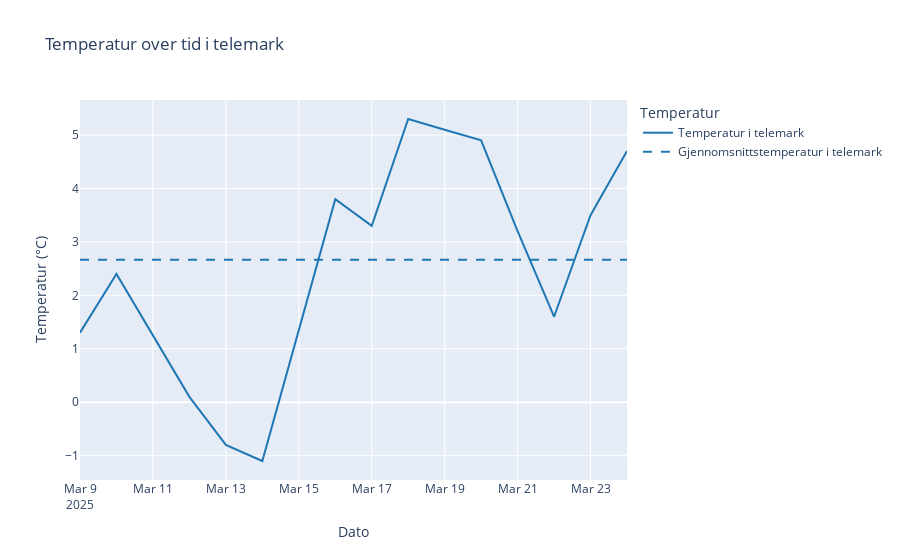
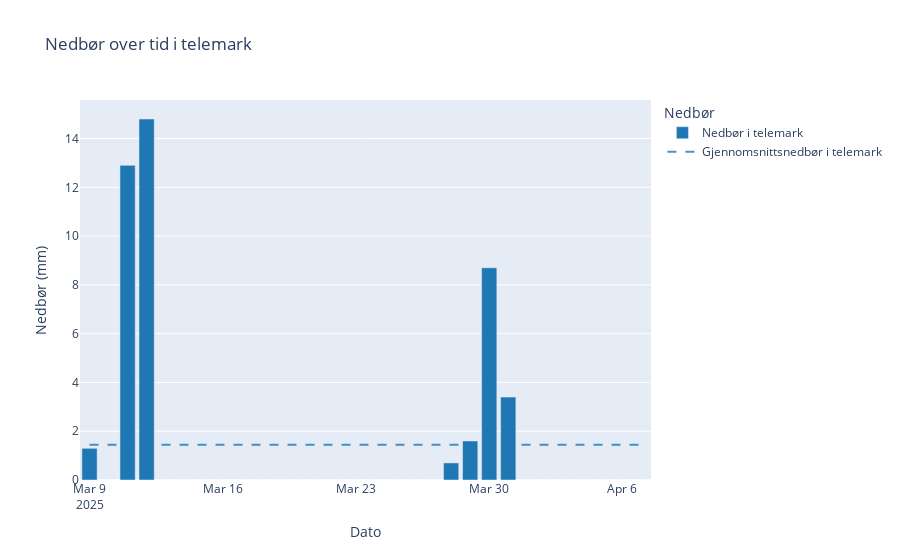
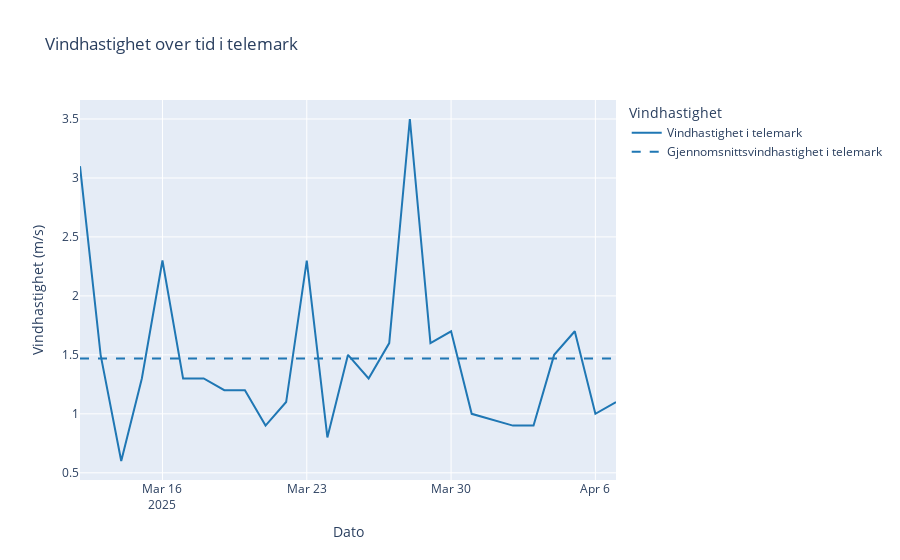
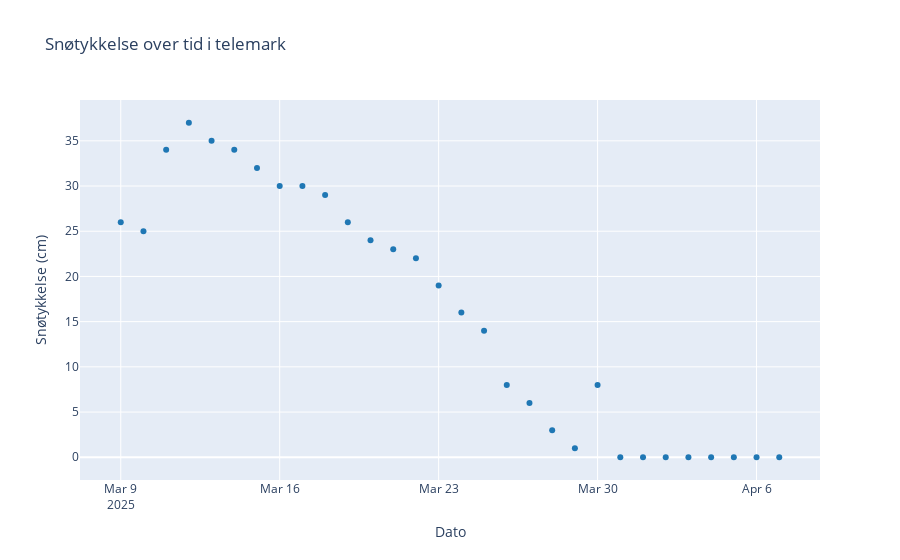

Source (notebook cell) for these figures, in order:
### Code cell
import pandas as pd
import plotly.graph_objects as go
import sqlite3

# Bruker den eksisterende variabelen location_input som bynavn
city_name = location_input

# Konverterer referansetiden til datetime
df['referenceTime'] = pd.to_datetime(df['referenceTime'])

# Oppretter en SQLite-database i minnet
conn = sqlite3.connect(":memory:")

# Leser CSV-filen og lagrer den i SQLite-databasen
csv_filename = "../src/weather_data.csv"
df_csv = pd.read_csv(csv_filename)
df_csv.to_sql("weather_data", conn, index=False, if_exists="replace")

# SQL-spørring for å hente data
query = """
SELECT * 
FROM weather_data
WHERE elementId = 'mean(air_temperature P1D)'
"""
temperature_data = pd.read_sql_query(query, conn)

# Konverterer referansetiden til datetime
temperature_data['referenceTime'] = pd.to_datetime(temperature_data['referenceTime'])

# Gjør det samme for andre elementer (nedbør og vindhastighet)
query_precip = """
SELECT * 
FROM weather_data
WHERE elementId = 'sum(precipitation_amount P1D)'
"""
precipitation_data = pd.read_sql_query(query_precip, conn)

query_wind = """
SELECT * 
FROM weather_data
WHERE elementId = 'mean(wind_speed P1D)'
"""
wind_speed_data = pd.read_sql_query(query_wind, conn)

# Lukk tilkoblingen til databasen
conn.close()

# Definerer farger for grafene
color_location = '#1f77b4'  # Blå for lokasjonen

# Leser data fra weather_data.csv
csv_filename = "../src/weather_data.csv"
df_csv = pd.read_csv(csv_filename)

# Filtrerer data for temperatur
temperature_data = df_csv[df_csv['elementId'] == 'mean(air_temperature P1D)']
temperature_data.loc[:, 'referenceTime'] = pd.to_datetime(temperature_data['referenceTime'])
# Beregninger for temperatur
median_temp = temperature_data['value'].median()
std_temp = temperature_data['value'].std()

# Filtrerer data for nedbør
precipitation_data = df_csv[df_csv['elementId'] == 'sum(precipitation_amount P1D)']
precipitation_data.loc[:, 'referenceTime'] = pd.to_datetime(precipitation_data['referenceTime'])
# Beregninger for nedbør
median_precip = precipitation_data['value'].median()
std_precip = precipitation_data['value'].std()

# Filtrerer data for vindhastighet
wind_speed_data = df_csv[df_csv['elementId'] == 'mean(wind_speed P1D)']
wind_speed_data.loc[:, 'referenceTime'] = pd.to_datetime(wind_speed_data['referenceTime'])
# Beregninger for vindhastighet
median_wind = wind_speed_data['value'].median()
std_wind = wind_speed_data['value'].std()

# Temperaturfigur
fig_temp = go.Figure()

# Temperaturdata
fig_temp.add_trace(go.Scatter(
    x=temperature_data['referenceTime'],
    y=temperature_data['value'],
    mode='lines',
    name=f'Temperatur i {city_name}',
    line=dict(color=color_location)
))

# Gjennomsnittstemperatur
mean_temp = temperature_data['value'].mean()
fig_temp.add_trace(go.Scatter(
    x=temperature_data['referenceTime'],
    y=[mean_temp] * len(temperature_data['referenceTime']),
    mode='lines',
    line=dict(dash='dash', color=color_location),
    name=f'Gjennomsnittstemperatur i {city_name}'
))

# Tilpasser layout for temperatur
fig_temp.update_layout(
    title=f'Temperatur over tid i {city_name}',
    xaxis_title='Dato',
    yaxis_title='Temperatur (°C)',
    legend_title='Temperatur'
)

# Viser temperaturfigur
fig_temp.show()

# Utskrift av resultatene for temperatur
print("Temperatur:")
print(f"Median: {median_temp:.2f}, Standardavvik: {std_temp:.2f}")

# Nedbørsfigur
fig_precip = go.Figure()

# Nedbørsdata
fig_precip.add_trace(go.Bar(
    x=precipitation_data['referenceTime'],
    y=precipitation_data['value'],
    name=f'Nedbør i {city_name}',
    marker=dict(color=color_location)
))

# Gjennomsnittsnedbør som strek
mean_precip = precipitation_data['value'].mean()
fig_precip.add_trace(go.Scatter(
    x=precipitation_data['referenceTime'],
    y=[mean_precip] * len(precipitation_data['referenceTime']),
    mode='lines',
    line=dict(dash='dash', color='rgba(31, 119, 180, 0.8)'),
    name=f'Gjennomsnittsnedbør i {city_name}'
))

# Tilpasser layout for nedbør
fig_precip.update_layout(
    title=f'Nedbør over tid i {city_name}',
    xaxis_title='Dato',
    yaxis_title='Nedbør (mm)',
    legend_title='Nedbør'
)

# Viser nedbørsfigur
fig_precip.show()

# Utskrift av resultatene for nedbør
print("\nNedbør:")
print(f"Median: {median_precip:.2f}, Standardavvik: {std_precip:.2f}")

# Vindhastighetsfigur
fig_wind = go.Figure()

# Vindhastighetsdata
fig_wind.add_trace(go.Scatter(
    x=wind_speed_data['referenceTime'],
    y=wind_speed_data['value'],
    mode='lines',
    name=f'Vindhastighet i {city_name}',
    line=dict(color=color_location)
))

# Gjennomsnittsvindhastighet
mean_wind = wind_speed_data['value'].mean()
fig_wind.add_trace(go.Scatter(
    x=wind_speed_data['referenceTime'],
    y=[mean_wind] * len(wind_speed_data['referenceTime']),
    mode='lines',
    line=dict(dash='dash', color=color_location),
    name=f'Gjennomsnittsvindhastighet i {city_name}'
))

# Tilpasser layout for vindhastighet
fig_wind.update_layout(
    title=f'Vindhastighet over tid i {city_name}',
    xaxis_title='Dato',
    yaxis_title='Vindhastighet (m/s)',
    legend_title='Vindhastighet'
)

# Viser vindhastighetsfigur
fig_wind.show()

# Utskrift av resultatene for vindhastighet
print("\nVindhastighet:")
print(f"Median: {median_wind:.2f}, Standardavvik: {std_wind:.2f}")

# Filtrerer data for snøtykkelse
snow_thickness_data = df_csv[df_csv['elementId'] == 'surface_snow_thickness']
snow_thickness_data.loc[:, 'referenceTime'] = pd.to_datetime(snow_thickness_data['referenceTime'])

# Scatterplott for snøtykkelse
fig_snow = go.Figure()

fig_snow.add_trace(go.Scatter(
    x=snow_thickness_data['referenceTime'],
    y=snow_thickness_data['value'],
    mode='markers',
    name=f'Snøtykkelse i {city_name}',
    marker=dict(color=color_location)
))

# Tilpasser layout for snøtykkelse
fig_snow.update_layout(
    title=f'Snøtykkelse over tid i {city_name}',
    xaxis_title='Dato',
    yaxis_title='Snøtykkelse (cm)',
    legend_title='Snøtykkelse'
)

# Viser snøtykkelsefigur
fig_snow.show()

# Utskrift av resultatene for snøtykkelse
print("\nSnøtykkelse:")
print(f"Median: {snow_thickness_data['value'].median():.2f}, Standardavvik: {snow_thickness_data['value'].std():.2f}")

# Filtrerer data for relativ luftfuktighet
humidity_data = df_csv[df_csv['elementId'] == 'mean(relative_humidity P1D)']
humidity_data.loc[:, 'referenceTime'] = pd.to_datetime(humidity_data['referenceTime'])

# Linjeplott for relativ luftfuktighet
fig_humidity = go.Figure()

fig_humidity.add_trace(go.Scatter(
    x=humidity_data['referenceTime'],
    y=humidity_data['value'],
    mode='lines',
    name=f'Luftfuktighet i {city_name}',
    line=dict(color=color_location)
))

# Gjennomsnittlig luftfuktighet
mean_humidity = humidity_data['value'].mean()
fig_humidity.add_trace(go.Scatter(
    x=humidity_data['referenceTime'],
    y=[mean_humidity] * len(humidity_data['referenceTime']),
    mode='lines',
    line=dict(dash='dash', color=color_location),
    name=f'Gjennomsnittlig luftfuktighet i {city_name}'
))

# Tilpasser layout for luftfuktighet
fig_humidity.update_layout(
    title=f'Luftfuktighet over tid i {city_name}',
    xaxis_title='Dato',
    yaxis_title='Relativ luftfuktighet (%)',
    legend_title='Luftfuktighet'
)

# Viser luftfuktighetsfigur
fig_humidity.show()

# Utskrift av resultatene for luftfuktighet
print("\nRelativ luftfuktighet:")
print(f"Median: {humidity_data['value'].median():.2f}, Standardavvik: {humidity_data['value'].std():.2f}")

### Figure 1 — Plotly figure (JSON) as saved in the notebook; plotly's stock layout.template omitted (floating-point values rounded to 4 significant figures)
{"data": [{"line": {"color": "#1f77b4"}, "mode": "lines", "name": "Temperatur i telemark", "type": "scatter", "x": ["2025-03-09T00:00:00+00:00", "2025-03-10T00:00:00+00:00", "2025-03-12T00:00:00+00:00", "2025-03-13T00:00:00+00:00", "2025-03-14T00:00:00+00:00", "2025-03-16T00:00:00+00:00", "2025-03-17T00:00:00+00:00", "2025-03-18T00:00:00+00:00", "2025-03-19T00:00:00+00:00", "2025-03-20T00:00:00+00:00", "2025-03-21T00:00:00+00:00", "2025-03-22T00:00:00+00:00", "2025-03-23T00:00:00+00:00", "2025-03-24T00:00:00+00:00"], "y": [1.3, 2.4, 0.1, -0.8, -1.1, 3.8, 3.3, 5.3, 5.1, 4.9, 3.2, 1.6, 3.5, 4.7]}, {"line": {"color": "#1f77b4", "dash": "dash"}, "mode": "lines", "name": "Gjennomsnittstemperatur i telemark", "type": "scatter", "x": ["2025-03-09T00:00:00+00:00", "2025-03-10T00:00:00+00:00", "2025-03-12T00:00:00+00:00", "2025-03-13T00:00:00+00:00", "2025-03-14T00:00:00+00:00", "2025-03-16T00:00:00+00:00", "2025-03-17T00:00:00+00:00", "2025-03-18T00:00:00+00:00", "2025-03-19T00:00:00+00:00", "2025-03-20T00:00:00+00:00", "2025-03-21T00:00:00+00:00", "2025-03-22T00:00:00+00:00", "2025-03-23T00:00:00+00:00", "2025-03-24T00:00:00+00:00"], "y": [2.664, 2.664, 2.664, 2.664, 2.664, 2.664, 2.664, 2.664, 2.664, 2.664, 2.664, 2.664, 2.664, 2.664]}], "layout": {"legend": {"title": {"text": "Temperatur"}}, "title": {"text": "Temperatur over tid i telemark"}, "xaxis": {"title": {"text": "Dato"}}, "yaxis": {"title": {"text": "Temperatur (°C)"}}}}

### Figure 2 — Plotly figure (JSON) as saved in the notebook; plotly's stock layout.template omitted (floating-point values rounded to 4 significant figures)
{"data": [{"marker": {"color": "#1f77b4"}, "name": "Nedbør i telemark", "type": "bar", "x": ["2025-03-09T00:00:00+00:00", "2025-03-10T00:00:00+00:00", "2025-03-11T00:00:00+00:00", "2025-03-12T00:00:00+00:00", "2025-03-13T00:00:00+00:00", "2025-03-14T00:00:00+00:00", "2025-03-15T00:00:00+00:00", "2025-03-16T00:00:00+00:00", "2025-03-17T00:00:00+00:00", "2025-03-18T00:00:00+00:00", "2025-03-19T00:00:00+00:00", "2025-03-20T00:00:00+00:00", "2025-03-21T00:00:00+00:00", "2025-03-22T00:00:00+00:00", "2025-03-23T00:00:00+00:00", "2025-03-24T00:00:00+00:00", "2025-03-25T00:00:00+00:00", "2025-03-26T00:00:00+00:00", "2025-03-27T00:00:00+00:00", "2025-03-28T00:00:00+00:00", "2025-03-29T00:00:00+00:00", "2025-03-30T00:00:00+00:00", "2025-03-31T00:00:00+00:00", "2025-04-01T00:00:00+00:00", "2025-04-02T00:00:00+00:00", "2025-04-03T00:00:00+00:00", "2025-04-04T00:00:00+00:00", "2025-04-05T00:00:00+00:00", "2025-04-06T00:00:00+00:00", "2025-04-07T00:00:00+00:00"], "y": [1.3, 0.0, 12.9, 14.8, 0.0, 0.0, 0.0, 0.0, 0.0, 0.0, 0.0, 0.0, 0.0, 0.0, 0.0, 0.0, 0.0, 0.0, 0.0, 0.7, 1.6, 8.7, 3.4, 0.0, 0.0, 0.0, 0.0, 0.0, 0.0, 0.0]}, {"line": {"color": "rgba(31, 119, 180, 0.8)", "dash": "dash"}, "mode": "lines", "name": "Gjennomsnittsnedbør i telemark", "type": "scatter", "x": ["2025-03-09T00:00:00+00:00", "2025-03-10T00:00:00+00:00", "2025-03-11T00:00:00+00:00", "2025-03-12T00:00:00+00:00", "2025-03-13T00:00:00+00:00", "2025-03-14T00:00:00+00:00", "2025-03-15T00:00:00+00:00", "2025-03-16T00:00:00+00:00", "2025-03-17T00:00:00+00:00", "2025-03-18T00:00:00+00:00", "2025-03-19T00:00:00+00:00", "2025-03-20T00:00:00+00:00", "2025-03-21T00:00:00+00:00", "2025-03-22T00:00:00+00:00", "2025-03-23T00:00:00+00:00", "2025-03-24T00:00:00+00:00", "2025-03-25T00:00:00+00:00", "2025-03-26T00:00:00+00:00", "2025-03-27T00:00:00+00:00", "2025-03-28T00:00:00+00:00", "2025-03-29T00:00:00+00:00", "2025-03-30T00:00:00+00:00", "2025-03-31T00:00:00+00:00", "2025-04-01T00:00:00+00:00", "2025-04-02T00:00:00+00:00", "2025-04-03T00:00:00+00:00", "2025-04-04T00:00:00+00:00", "2025-04-05T00:00:00+00:00", "2025-04-06T00:00:00+00:00", "2025-04-07T00:00:00+00:00"], "y": [1.447, 1.447, 1.447, 1.447, 1.447, 1.447, 1.447, 1.447, 1.447, 1.447, 1.447, 1.447, 1.447, 1.447, 1.447, 1.447, 1.447, 1.447, 1.447, 1.447, 1.447, 1.447, 1.447, 1.447, 1.447, 1.447, 1.447, 1.447, 1.447, 1.447]}], "layout": {"legend": {"title": {"text": "Nedbør"}}, "title": {"text": "Nedbør over tid i telemark"}, "xaxis": {"title": {"text": "Dato"}}, "yaxis": {"title": {"text": "Nedbør (mm)"}}}}

### Figure 3 — Plotly figure (JSON) as saved in the notebook; plotly's stock layout.template omitted (floating-point values rounded to 4 significant figures)
{"data": [{"line": {"color": "#1f77b4"}, "mode": "lines", "name": "Vindhastighet i telemark", "type": "scatter", "x": ["2025-03-12T00:00:00+00:00", "2025-03-13T00:00:00+00:00", "2025-03-14T00:00:00+00:00", "2025-03-15T00:00:00+00:00", "2025-03-16T00:00:00+00:00", "2025-03-17T00:00:00+00:00", "2025-03-18T00:00:00+00:00", "2025-03-19T00:00:00+00:00", "2025-03-20T00:00:00+00:00", "2025-03-21T00:00:00+00:00", "2025-03-22T00:00:00+00:00", "2025-03-23T00:00:00+00:00", "2025-03-24T00:00:00+00:00", "2025-03-25T00:00:00+00:00", "2025-03-26T00:00:00+00:00", "2025-03-27T00:00:00+00:00", "2025-03-28T00:00:00+00:00", "2025-03-29T00:00:00+00:00", "2025-03-30T00:00:00+00:00", "2025-03-31T00:00:00+00:00", "2025-04-02T00:00:00+00:00", "2025-04-03T00:00:00+00:00", "2025-04-04T00:00:00+00:00", "2025-04-05T00:00:00+00:00", "2025-04-06T00:00:00+00:00", "2025-04-07T00:00:00+00:00"], "y": [3.1, 1.5, 0.6, 1.3, 2.3, 1.3, 1.3, 1.2, 1.2, 0.9, 1.1, 2.3, 0.8, 1.5, 1.3, 1.6, 3.5, 1.6, 1.7, 1.0, 0.9, 0.9, 1.5, 1.7, 1.0, 1.1]}, {"line": {"color": "#1f77b4", "dash": "dash"}, "mode": "lines", "name": "Gjennomsnittsvindhastighet i telemark", "type": "scatter", "x": ["2025-03-12T00:00:00+00:00", "2025-03-13T00:00:00+00:00", "2025-03-14T00:00:00+00:00", "2025-03-15T00:00:00+00:00", "2025-03-16T00:00:00+00:00", "2025-03-17T00:00:00+00:00", "2025-03-18T00:00:00+00:00", "2025-03-19T00:00:00+00:00", "2025-03-20T00:00:00+00:00", "2025-03-21T00:00:00+00:00", "2025-03-22T00:00:00+00:00", "2025-03-23T00:00:00+00:00", "2025-03-24T00:00:00+00:00", "2025-03-25T00:00:00+00:00", "2025-03-26T00:00:00+00:00", "2025-03-27T00:00:00+00:00", "2025-03-28T00:00:00+00:00", "2025-03-29T00:00:00+00:00", "2025-03-30T00:00:00+00:00", "2025-03-31T00:00:00+00:00", "2025-04-02T00:00:00+00:00", "2025-04-03T00:00:00+00:00", "2025-04-04T00:00:00+00:00", "2025-04-05T00:00:00+00:00", "2025-04-06T00:00:00+00:00", "2025-04-07T00:00:00+00:00"], "y": [1.469, 1.469, 1.469, 1.469, 1.469, 1.469, 1.469, 1.469, 1.469, 1.469, 1.469, 1.469, 1.469, 1.469, 1.469, 1.469, 1.469, 1.469, 1.469, 1.469, 1.469, 1.469, 1.469, 1.469, 1.469, 1.469]}], "layout": {"legend": {"title": {"text": "Vindhastighet"}}, "title": {"text": "Vindhastighet over tid i telemark"}, "xaxis": {"title": {"text": "Dato"}}, "yaxis": {"title": {"text": "Vindhastighet (m/s)"}}}}

### Figure 4 — Plotly figure (JSON) as saved in the notebook; plotly's stock layout.template omitted (floating-point values rounded to 4 significant figures)
{"data": [{"marker": {"color": "#1f77b4"}, "mode": "markers", "name": "Snøtykkelse i telemark", "type": "scatter", "x": ["2025-03-09T00:00:00+00:00", "2025-03-10T00:00:00+00:00", "2025-03-11T00:00:00+00:00", "2025-03-12T00:00:00+00:00", "2025-03-13T00:00:00+00:00", "2025-03-14T00:00:00+00:00", "2025-03-15T00:00:00+00:00", "2025-03-16T00:00:00+00:00", "2025-03-17T00:00:00+00:00", "2025-03-18T00:00:00+00:00", "2025-03-19T00:00:00+00:00", "2025-03-20T00:00:00+00:00", "2025-03-21T00:00:00+00:00", "2025-03-22T00:00:00+00:00", "2025-03-23T00:00:00+00:00", "2025-03-24T00:00:00+00:00", "2025-03-25T00:00:00+00:00", "2025-03-26T00:00:00+00:00", "2025-03-27T00:00:00+00:00", "2025-03-28T00:00:00+00:00", "2025-03-29T00:00:00+00:00", "2025-03-30T00:00:00+00:00", "2025-03-31T00:00:00+00:00", "2025-04-01T00:00:00+00:00", "2025-04-02T00:00:00+00:00", "2025-04-03T00:00:00+00:00", "2025-04-04T00:00:00+00:00", "2025-04-05T00:00:00+00:00", "2025-04-06T00:00:00+00:00", "2025-04-07T00:00:00+00:00"], "y": [26.0, 25.0, 34.0, 37.0, 35.0, 34.0, 32.0, 30.0, 30.0, 29.0, 26.0, 24.0, 23.0, 22.0, 19.0, 16.0, 14.0, 8.0, 6.0, 3.0, 1.0, 8.0, 0.0, 0.0, 0.0, 0.0, 0.0, 0.0, 0.0, 0.0]}], "layout": {"legend": {"title": {"text": "Snøtykkelse"}}, "title": {"text": "Snøtykkelse over tid i telemark"}, "xaxis": {"title": {"text": "Dato"}}, "yaxis": {"title": {"text": "Snøtykkelse (cm)"}}}}
